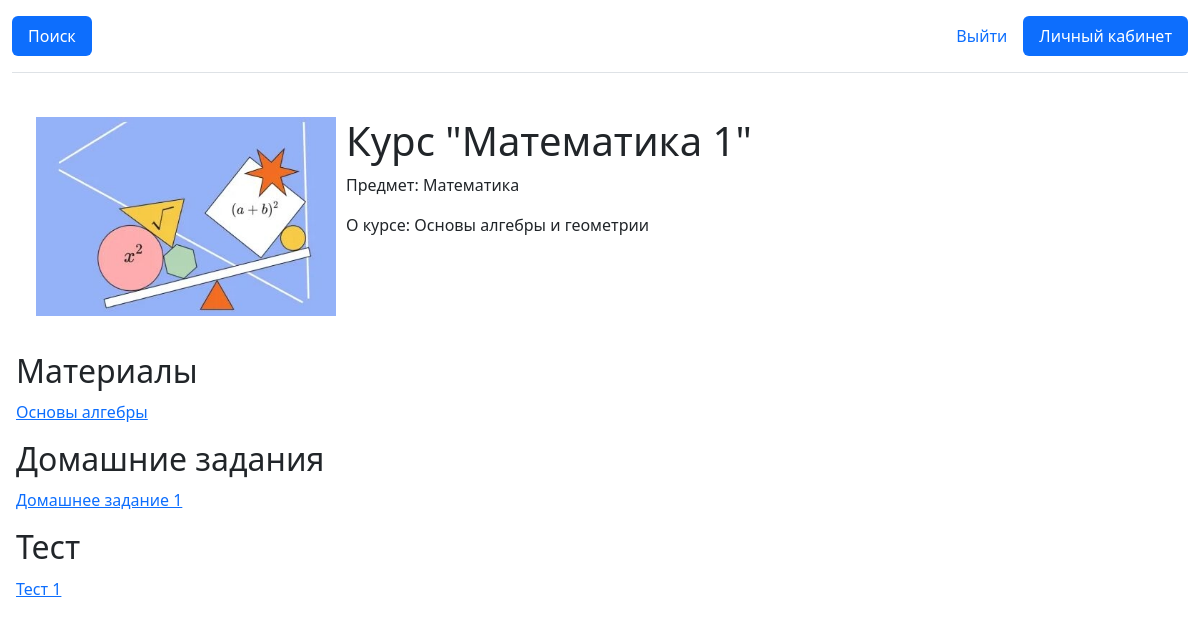
/course/4/ (signed in), run on the app's committed database.
### app/models.py (models this page shows, shortened)
class Course(models.Model):
    name = models.CharField(max_length=255, verbose_name="Название курса")
    subject = models.CharField(max_length=255, verbose_name="Предмет")
    image = models.ImageField(
        upload_to="course_images/", verbose_name="Фотография", null=True, blank=True
    )
    info = models.TextField(verbose_name="О курсе", null=True, blank=True)

class CourseMaterial(models.Model):
    course = models.ForeignKey(
        Course, related_name="materials", on_delete=models.CASCADE, verbose_name="Курс"
    )
    title = models.CharField(max_length=255, verbose_name="Название материала")
    content = models.TextField(verbose_name="Содержимое материала")
    video_url = models.URLField(verbose_name="Ссылка на видео", null=True, blank=True)

class Homework(models.Model):
    course = models.ForeignKey(
        Course, related_name="homeworks", on_delete=models.CASCADE, verbose_name="Курс"
    )
    title = models.CharField(max_length=255, verbose_name="Название задания")
    description = models.TextField(verbose_name="Описание задания")
    max_score = models.IntegerField(default=10, verbose_name="Максимальная оценка")
    answer = models.TextField(verbose_name="Ответ")

class Test(models.Model):
    course = models.ForeignKey(
        Course, related_name="tests", on_delete=models.CASCADE, verbose_name="Курс"
    )
    title = models.CharField(max_length=255, verbose_name="Название теста")
    duration = models.DurationField(verbose_name="Длительность теста")
    max_score = models.IntegerField(verbose_name="Макс оценка")

### app/views.py (the view)
# urls.py: path("course/<int:pk>/", views.course_detail, name="course_detail"),
@login_required
def course_detail(request, pk):
    course = get_object_or_404(Course, pk=pk)
    materials = CourseMaterial.objects.filter(course=course)
    tests = Test.objects.filter(course=course)
    tasks = Homework.objects.filter(course=course)
    user_course, created = UserCourse.objects.get_or_create(
        user=request.user, course=course
    )
    return render(
        request,
        "course_detail.html",
        {
            "course": course,
            "materials": materials,
            "tests": tests,
            "tasks": tasks,
            "user_course": user_course,
        },
    )

### app/templates/course_detail.html (shortened to what this page needs)
{% extends "base.html" %}
{% load static %}
{% block content %}
<ul style="list-style-type: none; padding: 0;">
    <li style=" margin: 10px 0; display: flex; padding: 20px; ">
        {% if course.image %}
        <img src="{{ course.image.url }}" alt="{{ course.name }}" style="max-width: 300px; margin-right: 10px;">
        {% endif %}
        <div style="flex-grow: 1; display: flex; flex-direction: column;">
            <h1>Курс "{{ course.name }}"</h1>
            <p>Предмет: {{ course.subject }}</p>
            <p>О курсе: {{ course.info }}</p>
        </div>
    </li>
</ul>
{% if user_course.status == "completed" %}
    <h2>Курс завершён!</h2>
    <p>Вы можете просмотреть сертификат и результаты курса.</p>
    <a href="{% url 'course_completed' course_id=course.id %}" class="btn btn-primary">Просмотреть сертификат</a>
{% else %}
    <h2>Материалы</h2>
    <ul style="list-style-type: none; padding: 0;">
        {% for material in materials %}
        <li style=" margin: 10px 0; display: flex; ">
            <a href="{% url 'material' pk=material.pk%}">{{ material.title }}</a>
        </li>
        {% endfor %}
    </ul>
    <h2>Домашние задания</h2>
    <ul style="list-style-type: none; padding: 0;">
        {% for task in tasks %}
        <li style=" margin: 10px 0; display: flex; ">
            <a href="{% url 'homework' pk=task.pk %}">{{ task.title }}</a>
        </li>
        {% endfor %}
    </ul>
    <h2>Тест</h2>
    <ul style="list-style-type: none; padding: 0;">
        {% for test in tests %}
        <li style=" margin: 10px 0; display: flex; ">
            <a href="{% url 'test' test_id=test.pk question_number=1 %}">{{ test.title }}</a>
        </li>
        {% endfor %}
    </ul>
{% endif %}
{% endblock %}

### data on the page
Course: image (picture), name "Математика 1", subject "Математика", info "Основы алгебры и геометрии"
CourseMaterial: title "Основы алгебры"
Homework: title "Домашнее задание 1"
Test: title "Тест 1"
